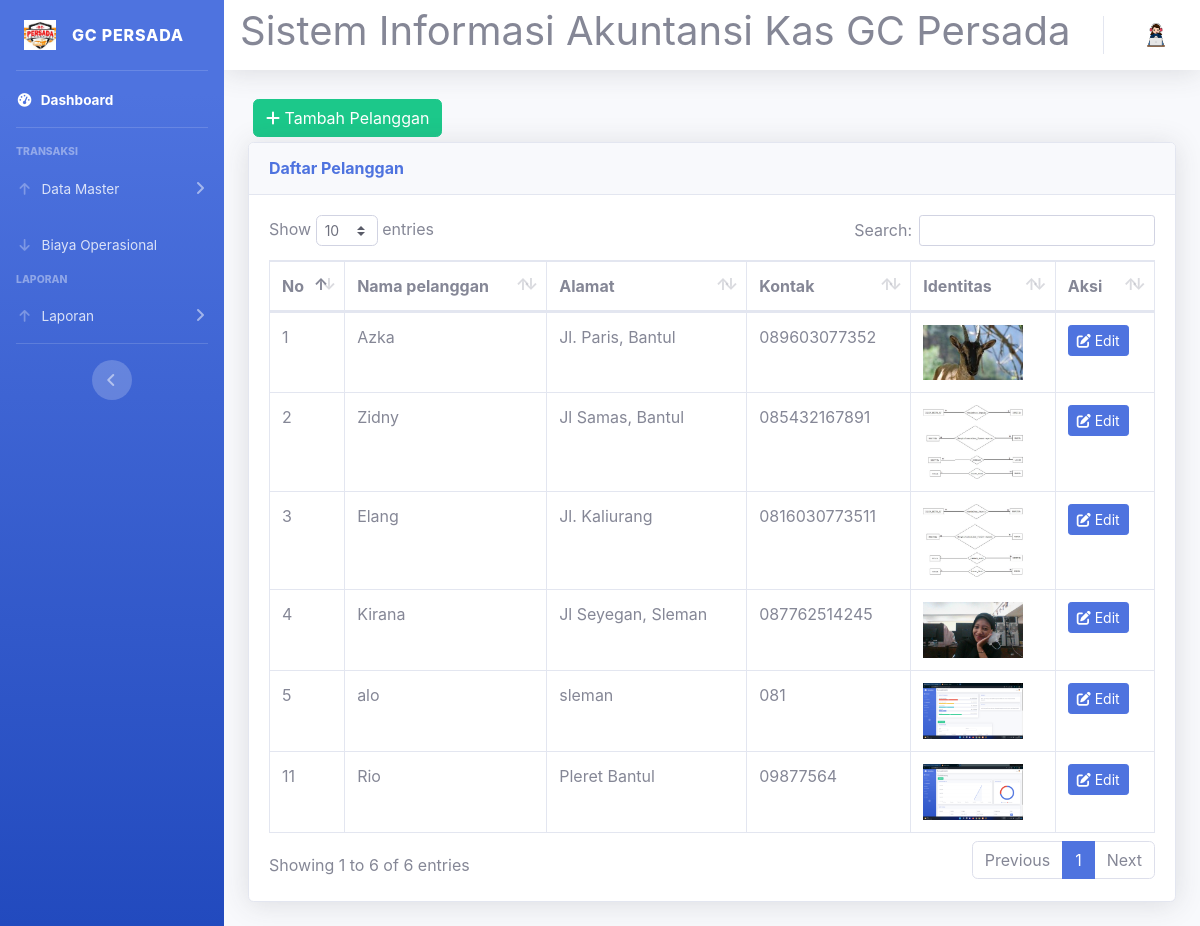
The app's page /pelanggan.php with its own data.
### tables this page shows
CREATE TABLE `pelanggan` (
  `no_pelanggan` int(2) NOT NULL,
  `nama` varchar(15) NOT NULL,
  `alamat` varchar(20) NOT NULL,
  `no_hp` varchar(13) NOT NULL,
  `img` varchar(50) NOT NULL
);

### pelanggan.php (the view, shortened to what this page needs)
<?php
require 'koneksi.php';
?>
<!DOCTYPE html>
<html lang="en">
<head>
  <link href="vendor/fontawesome-free/css/all.min.css" rel="stylesheet" type="text/css">
  <link href="css/sb-admin-2.min.css" rel="stylesheet">
  <link href="vendor/datatables/dataTables.bootstrap4.min.css" rel="stylesheet">
</head>
<body id="page-top">
  <?php
  $role = $_SESSION['role_id'];
  $role == '3' ? require('sidebar-karyawan.php') : require('sidebar.php');
  ?>
  <div id="content">
    <?php require 'navbar.php'; ?>
    <div class="container-fluid">
      <button type="button" class="btn btn-success" style="margin:5px;" data-toggle="modal" data-target="#myModalTambah"><i class="fa fa-plus"></i> Tambah Pelanggan</button><br>
      <div class="card shadow mb-4">
        <div class="card-header py-3">
          <h6 class="m-0 font-weight-bold text-primary">Daftar Pelanggan</h6>
        </div>
        <div class="card-body">
          <div class="table-responsive">
            <table class="table table-bordered" id="dataTable" width="100%" cellspacing="0">
              <thead>
                <tr>
                  <th>No </th>
                  <th>Nama pelanggan</th>
                  <th>Alamat</th>
                  <th>Kontak</th>
                  <th>Identitas</th>
                  <th>Aksi</th>
                </tr>
              </thead>
              <tbody>
                <?php
                $query = mysqli_query($koneksi, "SELECT * FROM pelanggan");
                while ($data = mysqli_fetch_assoc($query)) {
                ?>
                  <tr>
                    <td><?= $data['no_pelanggan'] ?></td>
                    <td><?= $data['nama'] ?></td>
                    <td><?= $data['alamat'] ?></td>
                    <td><?= $data['no_hp'] ?></td>
                    <td><img src="uploads/<?= $data['img'] ?>" alt="Identitas" style="width: 100px;"></td>
                    <td>
                      <a href="#" type="button" class="btn btn-primary btn-sm" data-toggle="modal" data-target="#myModal<?= $data['no_pelanggan'] ?>"><i class="fa fa-edit"></i> Edit</a>
                    </td>
                  </tr>
                <?php
                }
                ?>
              </tbody>
            </table>
          </div>
        </div>
      </div>
    </div>
  </div>
  </div>
  </div>
</body>
</html>

### records on screen
pelanggan: no_pelanggan "1", nama "Azka", alamat "Jl. Paris, Bantul", no_hp "089603077352", img (picture)
pelanggan: no_pelanggan "2", nama "Zidny", alamat "Jl Samas, Bantul", no_hp "085432167891", img (picture)
pelanggan: no_pelanggan "3", nama "Elang", alamat "Jl. Kaliurang", no_hp "0816030773511", img (picture)
pelanggan: no_pelanggan "4", nama "Kirana", alamat "Jl Seyegan, Sleman", no_hp "087762514245", img (picture)
pelanggan: no_pelanggan "5", nama "alo", alamat "sleman", no_hp "081", img (picture)
pelanggan: no_pelanggan "11", nama "Rio", alamat "Pleret Bantul", no_hp "09877564", img (picture)
